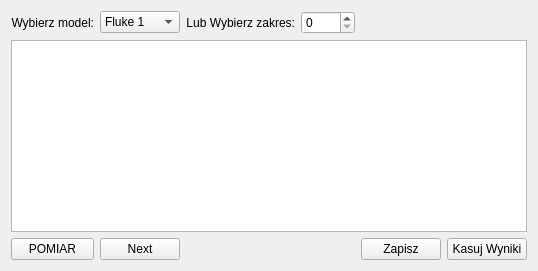
          <widget class="QWidget" name="ACI">
           <attribute name="title">
            <string>ACI</string>
           </attribute>
           <layout class="QGridLayout" name="gridLayout_5">
            <item row="0" column="0">
             <widget class="QLabel" name="label_22">
              <property name="text">
               <string>Wybierz model:</string>
              </property>
              <property name="alignment">
               <set>Qt::AlignRight|Qt::AlignTrailing|Qt::AlignVCenter</set>
              </property>
             </widget>
            </item>
            <item row="0" column="1">
             <widget class="QComboBox" name="comboBox_6">
              <item>
               <property name="text">
                <string>Fluke 1</string>
               </property>
              </item>
              <item>
               <property name="text">
                <string>Fluke 2</string>
               </property>
              </item>
              <item>
               <property name="text">
                <string>Fluke 3</string>
               </property>
              </item>
             </widget>
            </item>
            <item row="2" column="4">
             <widget class="QPushButton" name="pushButton_30">
              <property name="text">
               <string>Zapisz</string>
              </property>
             </widget>
            </item>
            <item row="0" column="4" colspan="2">
             <widget class="QLabel" name="label_5">
              <property name="text">
               <string/>
              </property>
              <property name="pixmap">
               <pixmap>image/polaczenieUIv444.png</pixmap>
              </property>
              <property name="alignment">
               <set>Qt::AlignRight|Qt::AlignTrailing|Qt::AlignVCenter</set>
              </property>
             </widget>
            </item>
            <item row="0" column="3">
             <widget class="QSpinBox" name="spinBox_4">
              <property name="maximum">
               <number>1000</number>
              </property>
             </widget>
            </item>
            <item row="2" column="0">
             <widget class="QPushButton" name="pushButton_4">
              <property name="text">
               <string>POMIAR</string>
              </property>
             </widget>
            </item>
            <item row="2" column="1">
             <widget class="QPushButton" name="pushButton_29">
              <property name="text">
               <string>Next</string>
              </property>
             </widget>
            </item>
            <item row="2" column="5">
             <widget class="QPushButton" name="pushButton_28">
              <property name="text">
               <string>Kasuj Wyniki</string>
              </property>
             </widget>
            </item>
            <item row="0" column="2">
             <widget class="QLabel" name="label_23">
              <property name="font">
               <font>
                <pointsize>9</pointsize>
               </font>
              </property>
              <property name="text">
               <string>Lub Wybierz zakres:</string>
              </property>
              <property name="alignment">
               <set>Qt::AlignRight|Qt::AlignTrailing|Qt::AlignVCenter</set>
              </property>
             </widget>
            </item>
            <item row="1" column="0" colspan="6">
             <widget class="QTableWidget" name="tableWidget_4"/>
            </item>
           </layout>
          </widget>
